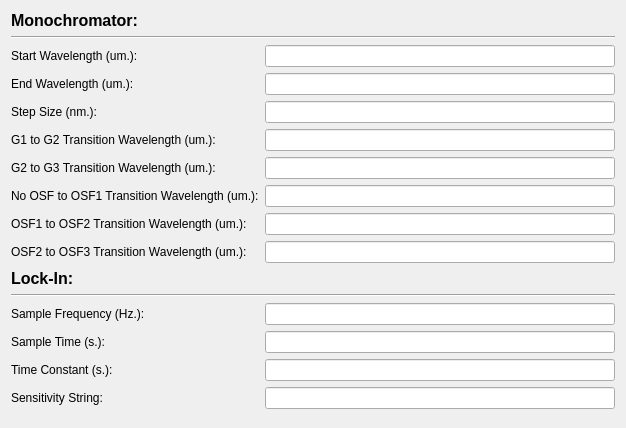
<?xml version="1.0" encoding="UTF-8"?>
<ui version="4.0">
 <class>Form</class>
 <widget class="QWidget" name="Form">
  <property name="geometry">
   <rect>
    <x>0</x>
    <y>0</y>
    <width>626</width>
    <height>428</height>
   </rect>
  </property>
  <property name="windowTitle">
   <string>Form</string>
  </property>
  <layout class="QGridLayout" name="gridLayout">
   <item row="14" column="0">
    <widget class="QLabel" name="sequence_lockin_sampletime_label">
     <property name="text">
      <string>Sample Time (s.):</string>
     </property>
    </widget>
   </item>
   <item row="5" column="0">
    <widget class="QLabel" name="sequence_monochromator_stepsize_label">
     <property name="sizePolicy">
      <sizepolicy hsizetype="Preferred" vsizetype="Maximum">
       <horstretch>0</horstretch>
       <verstretch>0</verstretch>
      </sizepolicy>
     </property>
     <property name="text">
      <string>Step Size (nm.): </string>
     </property>
    </widget>
   </item>
   <item row="13" column="0">
    <widget class="QLabel" name="sequence_lockin_samplefreq_label">
     <property name="text">
      <string>Sample Frequency (Hz.):</string>
     </property>
    </widget>
   </item>
   <item row="14" column="1">
    <widget class="QLineEdit" name="sequence_lockin_sampletime_ledit"/>
   </item>
   <item row="10" column="0">
    <widget class="QLabel" name="sequence_monochromator_osf2osf3_label">
     <property name="sizePolicy">
      <sizepolicy hsizetype="Preferred" vsizetype="Maximum">
       <horstretch>0</horstretch>
       <verstretch>0</verstretch>
      </sizepolicy>
     </property>
     <property name="text">
      <string>OSF2 to OSF3 Transition Wavelength (um.):</string>
     </property>
    </widget>
   </item>
   <item row="9" column="1">
    <widget class="QLineEdit" name="sequence_monochromator_osf1osf2_ledit"/>
   </item>
   <item row="13" column="1">
    <widget class="QLineEdit" name="sequence_lockin_samplefreq_ledit"/>
   </item>
   <item row="15" column="1">
    <widget class="QLineEdit" name="sequence_lockin_timeconstant_ledit"/>
   </item>
   <item row="3" column="0">
    <widget class="QLabel" name="sequence_monochromator_startwave_label">
     <property name="sizePolicy">
      <sizepolicy hsizetype="Preferred" vsizetype="Maximum">
       <horstretch>0</horstretch>
       <verstretch>0</verstretch>
      </sizepolicy>
     </property>
     <property name="text">
      <string>Start Wavelength (um.):</string>
     </property>
    </widget>
   </item>
   <item row="7" column="0">
    <widget class="QLabel" name="sequence_monochromator_g2g3_label">
     <property name="sizePolicy">
      <sizepolicy hsizetype="Preferred" vsizetype="Maximum">
       <horstretch>0</horstretch>
       <verstretch>0</verstretch>
      </sizepolicy>
     </property>
     <property name="text">
      <string>G2 to G3 Transition Wavelength (um.):</string>
     </property>
    </widget>
   </item>
   <item row="10" column="1">
    <widget class="QLineEdit" name="sequence_monochromator_osf2osf3_ledit"/>
   </item>
   <item row="3" column="1">
    <widget class="QLineEdit" name="sequence_monochromator_startwave_ledit"/>
   </item>
   <item row="4" column="0">
    <widget class="QLabel" name="sequence_monochromator_endwave_label">
     <property name="sizePolicy">
      <sizepolicy hsizetype="Preferred" vsizetype="Maximum">
       <horstretch>0</horstretch>
       <verstretch>0</verstretch>
      </sizepolicy>
     </property>
     <property name="text">
      <string>End Wavelength (um.): </string>
     </property>
    </widget>
   </item>
   <item row="7" column="1">
    <widget class="QLineEdit" name="sequence_monochromator_g2g3_ledit"/>
   </item>
   <item row="11" column="0">
    <widget class="QLabel" name="sequence_lockin_label">
     <property name="sizePolicy">
      <sizepolicy hsizetype="Preferred" vsizetype="Maximum">
       <horstretch>0</horstretch>
       <verstretch>0</verstretch>
      </sizepolicy>
     </property>
     <property name="font">
      <font>
       <pointsize>12</pointsize>
       <weight>75</weight>
       <bold>true</bold>
      </font>
     </property>
     <property name="text">
      <string>Lock-In:</string>
     </property>
    </widget>
   </item>
   <item row="1" column="0" colspan="2">
    <widget class="Line" name="line">
     <property name="orientation">
      <enum>Qt::Horizontal</enum>
     </property>
    </widget>
   </item>
   <item row="9" column="0">
    <widget class="QLabel" name="sequence_monochromator_osf1osf2_label">
     <property name="sizePolicy">
      <sizepolicy hsizetype="Preferred" vsizetype="Maximum">
       <horstretch>0</horstretch>
       <verstretch>0</verstretch>
      </sizepolicy>
     </property>
     <property name="text">
      <string>OSF1 to OSF2 Transition Wavelength (um.):</string>
     </property>
    </widget>
   </item>
   <item row="8" column="1">
    <widget class="QLineEdit" name="sequence_monochromator_noosfosf1_ledit"/>
   </item>
   <item row="8" column="0">
    <widget class="QLabel" name="sequence_monochromator_noosfosf1_label">
     <property name="sizePolicy">
      <sizepolicy hsizetype="Preferred" vsizetype="Maximum">
       <horstretch>0</horstretch>
       <verstretch>0</verstretch>
      </sizepolicy>
     </property>
     <property name="text">
      <string>No OSF to OSF1 Transition Wavelength (um.):</string>
     </property>
    </widget>
   </item>
   <item row="12" column="0" colspan="2">
    <widget class="Line" name="line_2">
     <property name="orientation">
      <enum>Qt::Horizontal</enum>
     </property>
    </widget>
   </item>
   <item row="5" column="1">
    <widget class="QLineEdit" name="sequence_monochromator_stepsize_ledit"/>
   </item>
   <item row="6" column="1">
    <widget class="QLineEdit" name="sequence_monochromator_g1g2_ledit"/>
   </item>
   <item row="6" column="0">
    <widget class="QLabel" name="sequence_monochromator_g1g2_label">
     <property name="sizePolicy">
      <sizepolicy hsizetype="Preferred" vsizetype="Maximum">
       <horstretch>0</horstretch>
       <verstretch>0</verstretch>
      </sizepolicy>
     </property>
     <property name="text">
      <string>G1 to G2 Transition Wavelength (um.):</string>
     </property>
    </widget>
   </item>
   <item row="0" column="0" colspan="2">
    <widget class="QLabel" name="sequence_monochromator_label">
     <property name="sizePolicy">
      <sizepolicy hsizetype="Preferred" vsizetype="Maximum">
       <horstretch>0</horstretch>
       <verstretch>0</verstretch>
      </sizepolicy>
     </property>
     <property name="font">
      <font>
       <pointsize>12</pointsize>
       <weight>75</weight>
       <bold>true</bold>
      </font>
     </property>
     <property name="text">
      <string>Monochromator:</string>
     </property>
    </widget>
   </item>
   <item row="4" column="1">
    <widget class="QLineEdit" name="sequence_monochromator_endwave_ledit"/>
   </item>
   <item row="15" column="0">
    <widget class="QLabel" name="sequence_lockin_timeconstant_label">
     <property name="text">
      <string>Time Constant (s.):</string>
     </property>
    </widget>
   </item>
   <item row="16" column="0">
    <widget class="QLabel" name="sequence_lockin_sensitivity_label">
     <property name="text">
      <string>Sensitivity String:</string>
     </property>
    </widget>
   </item>
   <item row="16" column="1">
    <widget class="QLineEdit" name="sequence_lockin_sensitivity_ledit"/>
   </item>
  </layout>
 </widget>
 <resources/>
 <connections/>
</ui>
